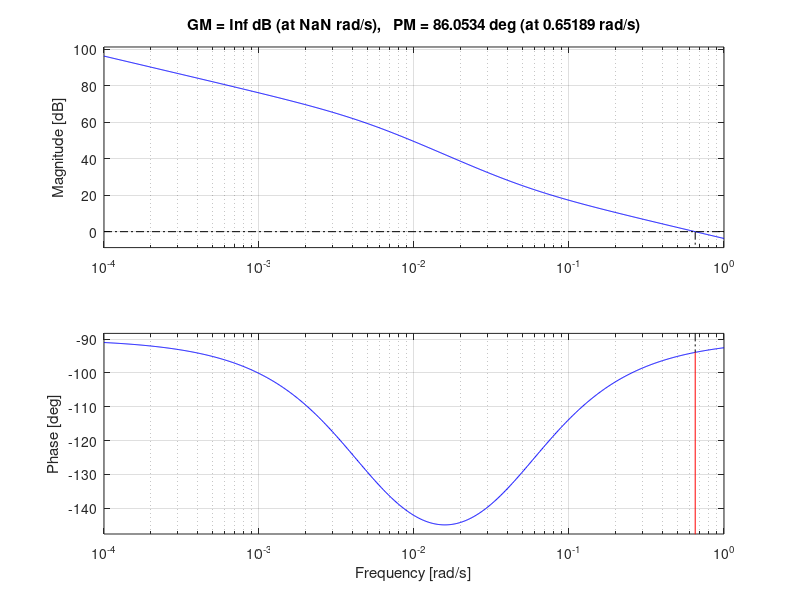
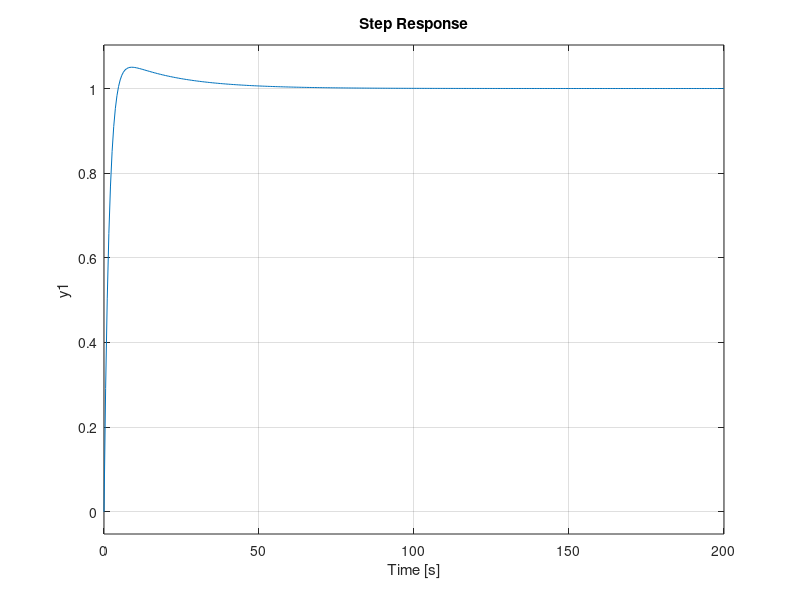
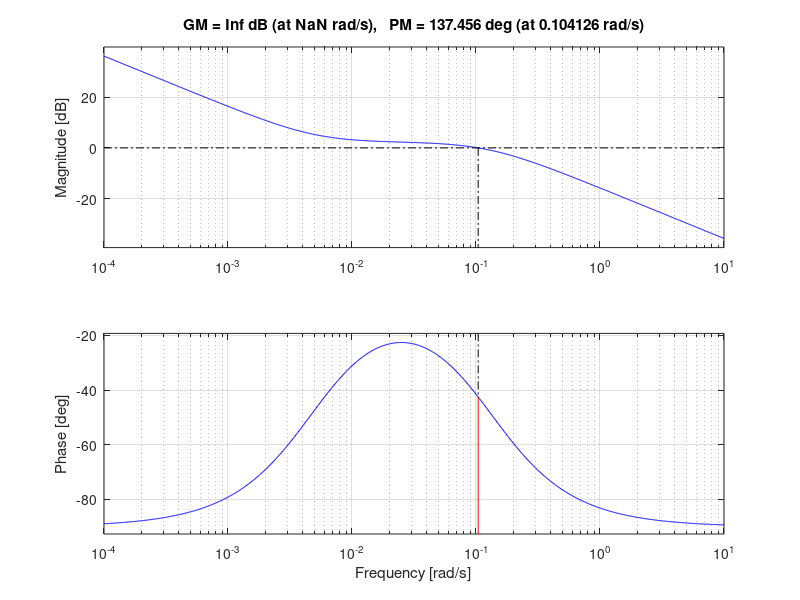
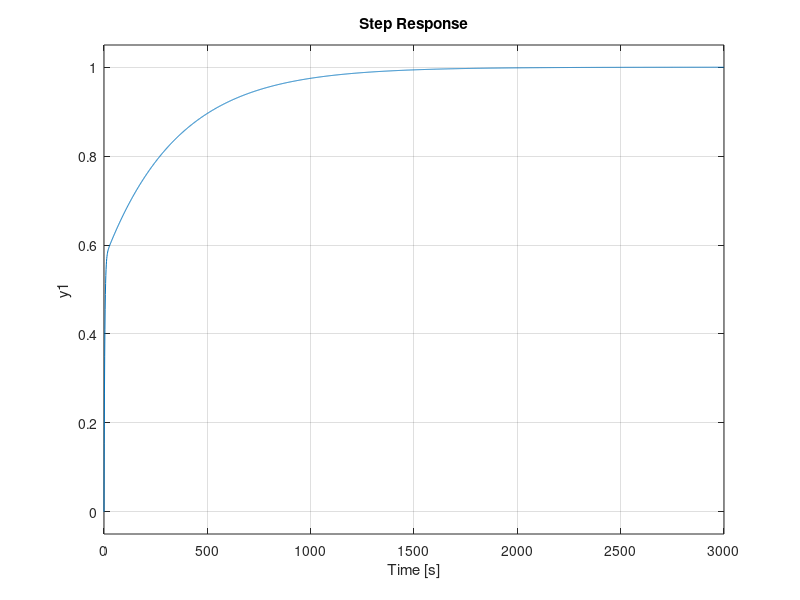

These figures' MATLAB source, in order:
close all
%Brush DC Motor Experiment Parameter
K=1;
r=0.065; %m
M=20; %kg
l=0.2; %m
I=0.8; %kg*r^2
B=0.1; %
BI=0.1;

ppr=1024*5;
control_ts=0.01;

%%%%% V %%%%%%%
kpv=200;
kiv=10;
Cv_zpk=zpk(-kiv/kpv,0,kpv);
Gv_zpk=zpk([],[-B/M],r*K/M);
Cv=tf(Cv_zpk);
Gv=tf(Gv_zpk);
Hv=1;
clooptf_v=feedback(Cv*Gv,Hv)
figure;margin(Cv*Gv*Hv);grid on;
figure;step(clooptf_v);grid on;


%%%%% W %%%%%%%
kpw=10;
kiw=0.05;
Cw_zpk=zpk(-kiw/kpw,0,kpw);
Gw_zpk=zpk([],[-BI/I],l*r*K/I);
Cw=tf(Cw_zpk);
Gw=tf(Gw_zpk);
Hw=1;
clooptf_w=feedback(Cw*Gw,Hw)
figure;margin(Cw*Gw*Hw);grid on;
figure;step(clooptf_w);grid on;